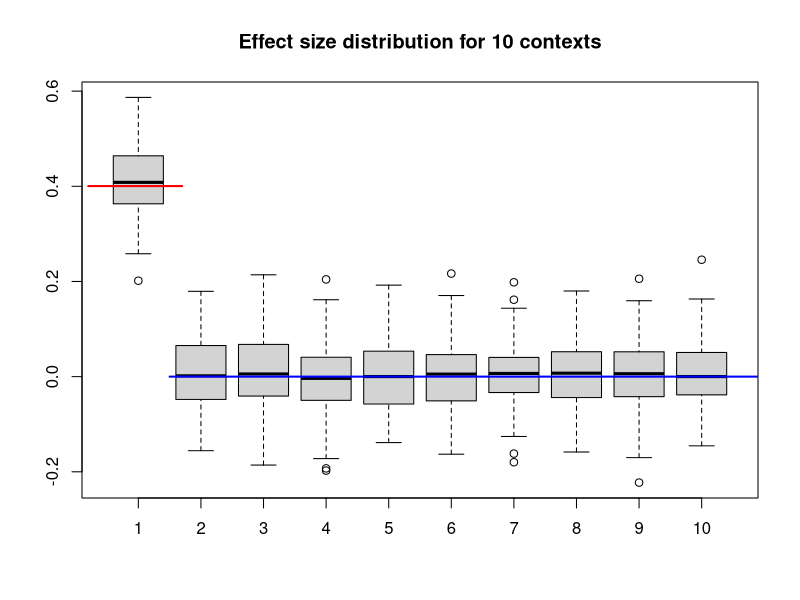
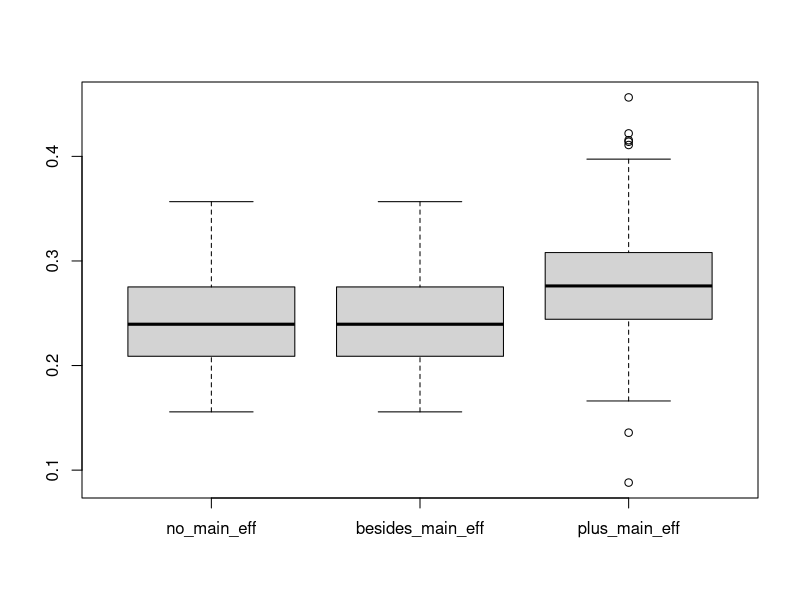

These charts were generated, in order, by the following R code:
## ---- chunk 1
## Direct generation of pseudobulk
library(dplyr)
library(lme4)

set.seed(45)
n_donors <- 500
n_celltypes <- 10
target_celltype <- "CellType_1"
baseline_expr <- 10.0

# Variance parameters
sigma_donor <- 0.8    # Std dev of the shared donor random effect
sigma_noise <- 0.8    # Std dev of the cell-level residual noise
maf <- 0.3            # Minor Allele Frequency

target_variance_explained <- 0.05 # 5% PVE

var_genotype <- 2 * maf * (1 - maf)
var_other <- (sigma_donor^2) + (sigma_noise^2)

# Solve for Beta (effect size)
var_eqtl <- (target_variance_explained / (1 - target_variance_explained)) * var_other
eqtl_effect_size <- sqrt(var_eqtl / var_genotype)

#eqtl_effect_size <- 0.5
sim.dat <- function(n_donor, n_celltypes, n_cells_per_donor_ct, maf, sigma_donor, sigma_noise, eqtl_effect_size) {
  donor_ids <- paste0("Donor_", sprintf("%03d", 1:n_donors))
  celltype_ids <- paste0("CellType_", 1:n_celltypes)
  
  genotypes <- rbinom(n_donors, size = 2, prob = maf)
  donor_effects <- rnorm(n_donors, mean = 0, sd = sigma_donor)
  
  df_donors <- data.frame(
    donor_id = donor_ids,
    genotype = genotypes,
    donor_effect = donor_effects
  )
  
  df_bulk <- expand.grid(
    celltype_id = celltype_ids,
    donor_id = donor_ids,
    stringsAsFactors = FALSE
  ) %>%
    left_join(df_donors, by = "donor_id") %>%
    mutate(
      # Apply the mathematically derived effect size ONLY to target cell type
      eqtl_contribution = ifelse(
        celltype_id == target_celltype, 
        eqtl_effect_size * genotype, 
        0
      ),
      
      noise = rnorm(n(), mean = 0, sd = sigma_noise),
      expression = baseline_expr + donor_effect + eqtl_contribution + noise
    ) %>%
    select(donor_id, celltype_id, genotype, expression, donor_effect)
}

df_ps <- sim.dat(n_donor, n_celltypes, n_cells_per_donor_ct, maf, sigma_donor, sigma_noise, eqtl_effect_size)
## ---- chunk 2
n_iter <- 100
ps_eqtl_df <- matrix(nrow=n_iter, ncol=n_celltypes)
for(iter in 1:n_iter) {
  df_ps <- sim.dat(n_donor, n_celltypes, n_cells_per_donor_ct, maf, sigma_donor, sigma_noise, eqtl_effect_size)
  sumstats <- list()
  for(i in 1:n_celltypes) {
    n <- paste0("CellType_",i)
    temp <- df_ps[df_ps$celltype_id==n,]
    sumstats[[n]] <- summary(lm(expression~genotype, temp))$coefficient[2,]
  }
  
  sumstats.ps <- do.call(rbind, sumstats)
  ps_eqtl_df[iter,] <- sumstats.ps[,1]
}
boxplot(ps_eqtl_df, main="Effect size distribution for 10 contexts")
lines(c(0.2,1.7), rep(eqtl_effect_size,2), col="red", lwd=2)
lines(c(1.5,12), rep(0,2), col="blue", lwd=2)
## ---- chunk 3
set.seed(42)
n_iter <- 100
lmm_eqtl_df <- matrix(nrow=n_iter, ncol=3)
colnames(lmm_eqtl_df) <- c("no_main_eff", "besides_main_eff", "plus_main_eff")
for(iter in 1:n_iter) {
  df_ps <- sim.dat(n_donor, n_celltypes, n_cells_per_donor_ct, maf, sigma_donor, sigma_noise, eqtl_effect_size)
  df_ps$target_geno <- 0
  df_ps$target_geno[df_ps$celltype_id=="CellType_1"] <- 1
  temp <- summary(lmer(expression~genotype+target_geno+(1|donor_id), df_ps))$coefficient
  lmm_eqtl_df[iter,2] <- temp[3,1]
  lmm_eqtl_df[iter,1] <- summary(lmer(expression~target_geno+(1|donor_id), df_ps))$coefficient[2,1]
  lmm_eqtl_df[iter,3] <- temp[3,1] + temp[2,1]
}
boxplot(lmm_eqtl_df)
